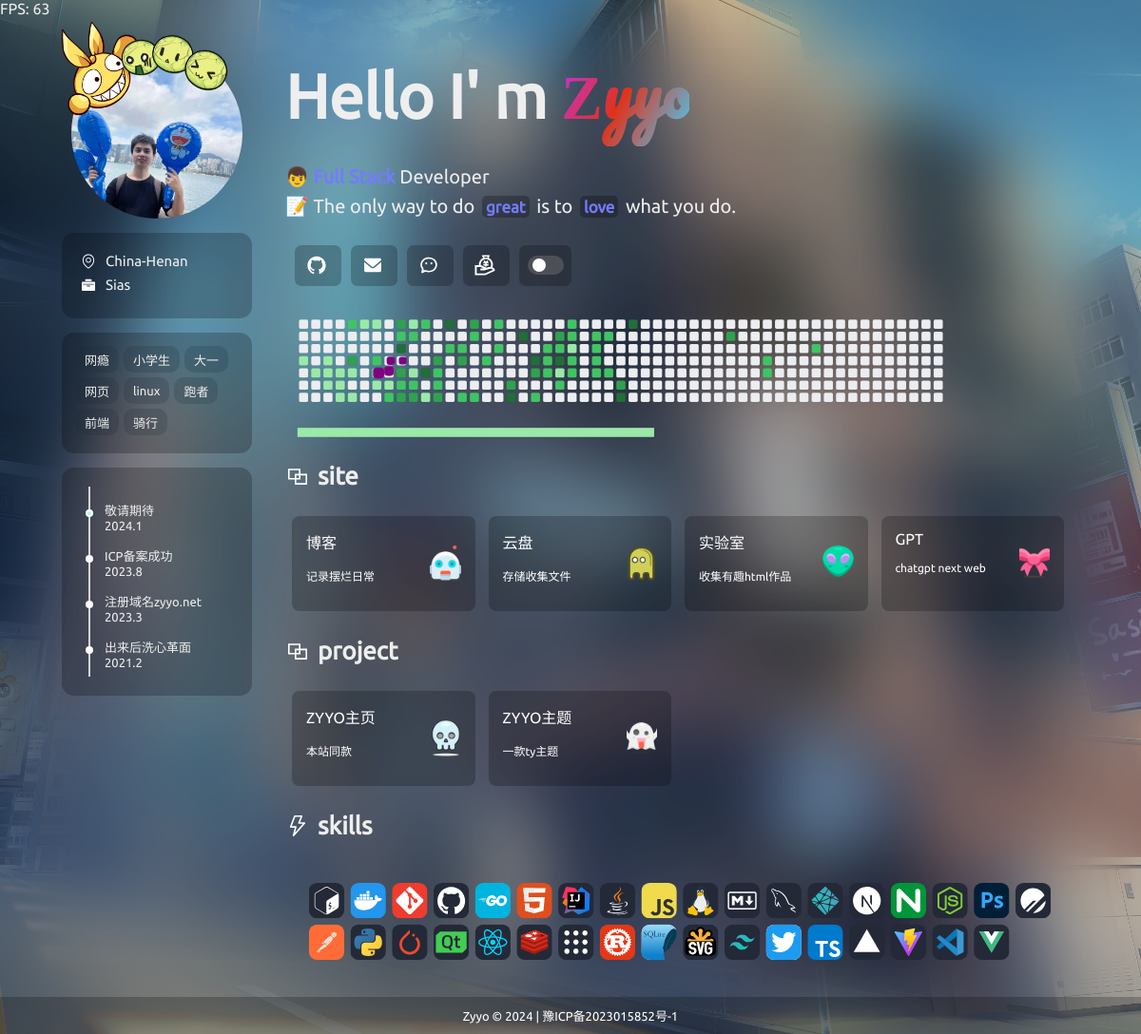
The page / on the database its author committed.
### tables this page shows
CREATE TABLE `zyyo_data` (
  `id` int(1) NOT NULL,
  `user` varchar(250) NOT NULL,
  `pwd` varchar(250) NOT NULL,
  `sitename` varchar(50) NOT NULL,
  `keywords` mediumtext NOT NULL,
  `description` mediumtext NOT NULL,
  `ico` text NOT NULL,
  `logo` text NOT NULL,
  `beian` varchar(20) NOT NULL,
  `title1` text NOT NULL,
  `title2` text NOT NULL,
  `des` mediumtext NOT NULL,
  `theme` int(11) NOT NULL,
  `header` text NOT NULL,
  `footer` text NOT NULL,
  `tag` text NOT NULL,
  `time` text NOT NULL,
  `infor` text NOT NULL,
  `indexlogo` int(11) NOT NULL,
  `leftzyyo` int(11) NOT NULL,
  `skill` int(11) NOT NULL,
  `maxwidth` text NOT NULL,
  `tcs` int(11) NOT NULL
);

CREATE TABLE `zyyo_icon` (
  `id` int(11) NOT NULL,
  `tip` varchar(30) NOT NULL,
  `icon` text NOT NULL,
  `href` text NOT NULL,
  `onclick` text NOT NULL
);

CREATE TABLE `zyyo_project` (
  `id` int(11) NOT NULL,
  `name` text NOT NULL,
  `icon` text NOT NULL,
  `type` varchar(10) NOT NULL DEFAULT '0'
);

CREATE TABLE `zyyo_item` (
  `id` int(11) NOT NULL,
  `name` text NOT NULL,
  `des` text NOT NULL,
  `icon` text NOT NULL,
  `project` text NOT NULL,
  `href` text NOT NULL
);

### usr/tool/db.class.php (called while the page is built, shortened)
<?php
if(extension_loaded('mysqli')) {
    class DB {
        private static $link;
		public static function connect($db_host,$db_user,$db_pass,$db_name,$db_port){
			self::$link = mysqli_connect($db_host, $db_user, $db_pass, $db_name, $db_port);
			return self::$link;
		}
		public static function get_row($q){
			$result = mysqli_query(self::$link,$q);
			return mysqli_fetch_assoc($result);
		}
		public static function query($q){
			return mysqli_query(self::$link,$q);
		}
	}
}
?>

### usr/inc.php (called while the page is built, shortened)
<?php
include_once(ROOT."/usr/tool/db.class.php");
$data=DB::get_row("SELECT * FROM zyyo_data WHERE id=1 limit 1");
include_once(ROOT."/usr/tool/content.php");
?>

### usr/tool/content.php (the view, shortened to what this page needs)
<?php
function echoIcon(){
$sql = "SELECT * FROM zyyo_icon ORDER BY id";
$result = DB::query($sql);
if ($result->num_rows > 0) {
    while ($row = $result->fetch_assoc()) {
        echo '<a class="iconItem" onclick="'.$row['onclick'].'" href="'.$row['href'].'">
                       '.$row['icon'].'
                        <div class="iconTip">'.$row['tip'].'</div>
                    </a>';
    }
}
}
function echoTag(){
 global $data;
$tag = explode("\n",$data['tag']);
  echo ' <div class="left-div left-tag">';
foreach ($tag as $value) {
  echo '<div class="left-tag-item">'.$value.'</div>';
}
   echo '</div>';
}
function echoInfor(){
 global $data;
$infor = explode("\n", $data['infor']);
  echo '<div class="left-div left-des">';
foreach ($infor  as $line) {
    $parts = explode("|", $line);
    $icon = $parts[0];
    $name = $parts[1];
    echo '<div class="left-des-item">'.$icon.$name.'</div>';
}
  echo '</div>';
}
function echoTime(){
 global $data;
$time = explode("\n", $data['time']);
  echo '<div class="left-div left-time">
                <ul id="line">';
foreach ($time  as $line) {
    $parts = explode("|", $line);
    $content = $parts[0];
    $time = $parts[1];
    echo '<li><div class="focus"></div><div>'.$time.'</div><div>'.$content.'</div></li>';
}
  echo '  </ul>
            </div>';
}
function echoDes(){
     global $data;
     $text =$data['des'];
     $text = explode("\n", $text);
     foreach ($text  as $text) {
      echo '<div class="description">';
$text = str_replace('{', '<span class="purpleText">', $text);
$text = str_replace('}', '</span>', $text);
$text = str_replace('[', '<span class="purpleText textBackground">', $text);
$text = str_replace(']', '</span>', $text);
    echo $text;
 echo '</div>';
}
}
function echoList(){
$sql = "SELECT * FROM zyyo_project ORDER BY id";
$result = DB::query($sql);
if ($result->num_rows > 0) {
    while ($row = $result->fetch_assoc()) {
        echo '<div class="title">'.$row["icon"]. $row["name"] . " </div>";
        $type = $row["type"];
        $type = ($type == 0)? "a" :"b";
        $sql_items = "SELECT * FROM zyyo_item WHERE project = " . $row["id"];
        $result_items = DB::query($sql_items);
        if ($result_items->num_rows > 0) {
            echo '<div class="projectList">';
            while ($row_item = $result_items->fetch_assoc()) {
                echo '<a class="projectItem '.$type.'" target="_blank" href="'.$row_item["href"].'">
                        <div class="projectItemLeft">
                            <h1>' . $row_item["name"] . '</h1><p>'. $row_item["des"].'</p>
                        </div>
                        <div class="projectItemRight">
                            <img src="'.$row_item["icon"].'" alt="">
                        </div>
                    </a>';
            }
            echo "</div>";
        } else {
            echo "";
        }
    }
} else {
    echo "";
}
}
?>

### index.php (shortened to what this page needs)
<?php
include 'usr/inc.php';
?>
<!DOCTYPE html>
<html class="zyyo.net">
	<head class="zyyo.net">
		<link rel="stylesheet" href="./static/css/style.css">
	</head>
	<body>
		<div class="zyyo-filter"></div>
		<div class="zyyo-main">
			<div class="zyyo-left">
				<div class="logo" style="background-image: url(<?= $data['logo'] ?>);">
					<img style="position: absolute;top:-15%;left:-10%;width: 120%; aspect-ratio: 1/1;" src="./static/img/logokuang.png">
				</div>
				<?php echoInfor() ?>
				<?php echoTag() ?>
				<?php echoTime() ?>
			</div>
			<div class="zyyo-right">
				<header>
					<div class="welcome">
						<?= $data['title1'] ?>
						<span class="gradientText">
							<?= $data['title2'] ?>
						</span>
					</div>
					<?php echoDes() ?>
					<div class="iconContainer">
						<?php echoIcon()?>
						<a class="switch" href="javascript:void(0)">
							<div class="onoffswitch">
								<label class="onoffswitch-label" for="myonoffswitch">
									<span class="onoffswitch-inner"></span>
									<span class="onoffswitch-switch"></span>
								</label>
							</div>
						</a>
					</div>
					<div class="tanChiShe">
						<img id="tanChiShe" src="./static/svg/snake-Light.svg" alt="">
					</div>
				</header>
				<content>
					<?php echoList();?>
					<div  id="skill" class="title">
						skills
					</div>
					<div id="skill" class="skill">
						<img id="skillPc" src="./static/svg/skillPc.svg" alt="" srcset="">
					</div>
				</content>
			</div>
		</div>
		<footer>
			<?= $data['sitename'] ?> © 2024 |
			<a href="https://beian.miit.gov.cn/">
				<?= $data['beian'] ?>
			</a>
		</footer>
	</body>
</html>

### rows shown on the page
zyyo_data: logo (picture), infor "China-Henan", infor "Sias", tag "网瘾", tag "小学生", tag "大一", tag "网页", tag "linux", tag "跑者", tag "前端", tag "骑行", time "敬请期待", time "2024.1", time "ICP备案成功", time "2023.8", time "注册域名zyyo.net", time "2023.3", time "出来后洗心革面", time "2021.2", title1 "Hello I' m", title2 "Zyyo", des "👦 Full Stack Developer", des "📝 The only way to do great is to love what you do.", sitename "Zyyo", beian "豫ICP备2023015852号-1"
zyyo_project: name "site"
zyyo_item: name "博客", des "记录摆烂日常", icon (picture)
zyyo_item: name "云盘", des "存储收集文件", icon (picture)
zyyo_item: name "实验室", des "收集有趣html作品", icon (picture)
zyyo_item: name "GPT", des "chatgpt next web", icon (picture)
zyyo_project: name "project"
zyyo_item: name "ZYYO主页", des "本站同款", icon (picture)
zyyo_item: name "ZYYO主题", des "一款ty主题", icon (picture)
